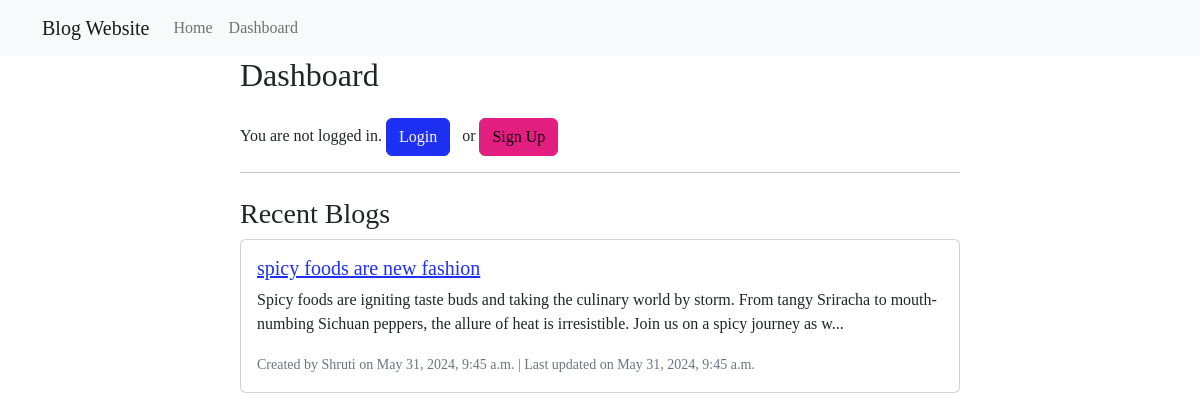
/dashboard/, run on the app's committed database.
### blogg/models.py (models this page shows, shortened)
class Blog(models.Model):
    title = models.CharField(max_length=100)
    content = models.TextField()
    author = models.ForeignKey(User, on_delete=models.CASCADE)
    created_at = models.DateTimeField(auto_now_add=True)
    updated_at = models.DateTimeField(auto_now=True)
    def truncated_content(self):
        return Truncator(self.content).chars(200, truncate='...')  # Truncate to 200 characters

### blogg/views.py (the view)
# urls.py: path('dashboard/', DashboardView.as_view(), name='dashboard'),
class DashboardView(TemplateView):
    template_name = 'blogg/dashboard.html'
    def get_context_data(self, **kwargs):
        context = super().get_context_data(**kwargs)
        context['user'] = self.request.user
        context['blogs'] = Blog.objects.all()  # Retrieve all blogs
        return context

### blogg/templates/blogg/dashboard.html (shortened to what this page needs)
{% extends 'blogg/base.html' %}
{% block content %}
<div class="container">
    <div class="row">
        <div class="col-md-8 offset-md-2">
            <h2 class="mb-4">Dashboard</h2>
            {% if user.is_authenticated %}
                <p>Welcome, {{ user.username }}!</p>
                <div class="accordion" id="addBlogAccordion">
                    <div class="accordion-item">
                        <h2 class="accordion-header" id="headingOne">
                            <button class="accordion-button collapsed" type="button" data-bs-toggle="collapse" data-bs-target="#collapseOne" aria-expanded="false" aria-controls="collapseOne">
                                Add Blog
                            </button>
                        </h2>
                        <div id="collapseOne" class="accordion-collapse collapse" aria-labelledby="headingOne" data-bs-parent="#addBlogAccordion">
                            <div class="accordion-body">
                                <form action="{% url 'add_blog' %}" method="post">
                                    {% csrf_token %}
                                    <div class="mb-3">
                                        <label for="blog_title" class="form-label">Blog Title</label>
                                        <input type="text" class="form-control" id="blog_title" name="title" required>
                                    </div>
                                    <div class="mb-3">
                                        <label for="blog_content" class="form-label">Blog Content</label>
                                        <textarea class="form-control" id="blog_content" name="content" rows="5" required></textarea>
                                    </div>
                                    <button type="submit" class="btn btn-success">Add Blog</button>
                                </form>
                            </div>
                        </div>
                    </div>
                </div>
            {% else %}
                <p>You are not logged in. <a href="{% url 'login' %}" class="btn btn-primary me-2">Login</a> or <a href="{% url 'signup' %}" class="btn btn-secondary me-1">Sign Up</a></p>
            {% endif %}
            <hr>
            <h3 class="mt-4">Recent Blogs</h3>
            {% if blogs %}
                {% for blog in blogs %}
                    <div class="card mb-3">
                        <div class="card-body">
                            <h5 class="card-title"><a href="{% url 'blog_detail' blog.id %}">{{ blog.title }}</a></h5>
                            <p class="card-text">{{ blog.truncated_content }}</p>
                            <p class="card-text"><small class="text-muted">Created by {{ blog.author.username }} on {{ blog.created_at }} | Last updated on {{ blog.updated_at }}</small></p>
                        </div>
                    </div>
                {% endfor %}
            {% else %}
                <p>No blogs found.</p>
            {% endif %}
        </div>
    </div>
</div>
{% endblock %}

### blogg/templates/blogg/base.html (shortened to what this page needs)
{% load static %}
<!DOCTYPE html>
<html lang="en">
<head>
  <link rel="stylesheet" href="https://stackpath.bootstrapcdn.com/bootstrap/5.3.0/css/bootstrap.min.css">
  <link rel="stylesheet" type="text/css" href="{% static 'css/styles.css' %}">
</head>
<body>
  {% include 'blogg/navbar.html' %}
  <div class="container">
    {% block content %}
    {% endblock %}
  </div>
</body>
</html>

### blogg/templates/blogg/navbar.html (shortened to what this page needs)
<nav class="navbar navbar-expand-lg navbar-light bg-light">
    <div class="container">
      <a class="navbar-brand" href="#">Blog Website</a>
      <div class="collapse navbar-collapse" id="navbarNav">
        <ul class="navbar-nav">
          {% if not user.is_authenticated %}
          <li class="nav-item">
            <a class="nav-link" href="{% url 'home' %}">Home</a>
          </li>
          {% endif %}
          <li class="nav-item">
            <a class="nav-link" href="{% url 'dashboard' %}">Dashboard</a>
          </li>
        </ul>
      </div>
    </div>
  </nav>

### data on the page
Blog: title "spicy foods are new fashion", truncated_content "Spicy foods are igniting taste buds and taking the culinary world by storm. From tangy Sriracha to mouth-numbing Sichuan peppers, the allure of heat is irresistible. Join us on a spicy journey as w...", author.username "Shruti", created_at "May 31, 2024, 9:45 a.m.", updated_at "May 31, 2024, 9:45 a.m."
